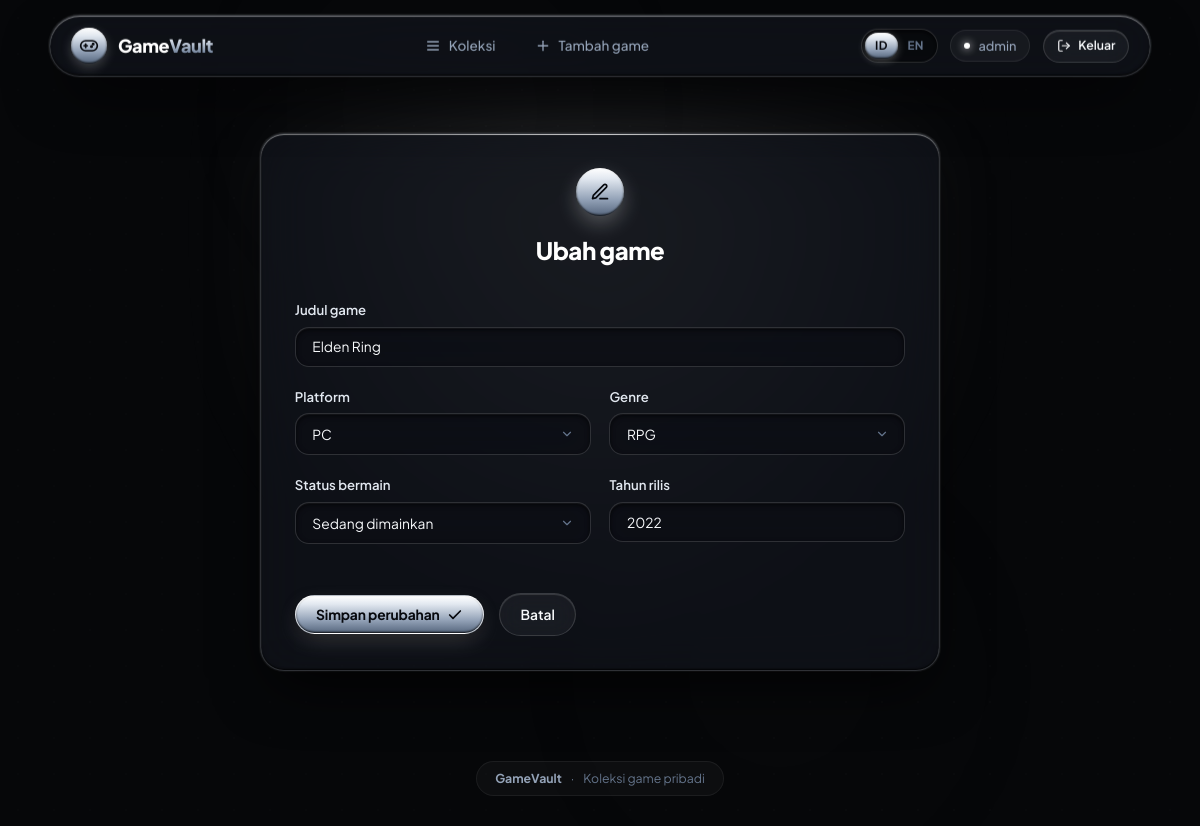
/edit.php?id=2 (signed in), run on the app's committed database.
### tables this page shows
CREATE TABLE games (
    id           INT UNSIGNED NOT NULL AUTO_INCREMENT PRIMARY KEY,
    title        VARCHAR(150) NOT NULL,
    platform     ENUM('pc','playstation','xbox','switch','mobile','other') NOT NULL,
    genre        ENUM('action','adventure','rpg','strategy','sports','racing','simulation','puzzle','horror','other') NOT NULL,
    status       ENUM('playing','completed','backlog','wishlist') NOT NULL DEFAULT 'backlog',
    release_year SMALLINT UNSIGNED NOT NULL,
    created_at   TIMESTAMP NOT NULL DEFAULT CURRENT_TIMESTAMP,
    updated_at   TIMESTAMP NOT NULL DEFAULT CURRENT_TIMESTAMP ON UPDATE CURRENT_TIMESTAMP,
    INDEX idx_status (status),
    INDEX idx_title (title)
);

### includes/bootstrap.php (called while the page is built, shortened)
<?php
require_once __DIR__ . '/../config/database.php';
function t(string $key): string
{
    return $GLOBALS['LANG'][$key] ?? $key;
}
function e(?string $value): string
{
    return htmlspecialchars((string) $value, ENT_QUOTES, 'UTF-8');
}
function platform_options(): array
{
    return ['pc', 'playstation', 'xbox', 'switch', 'mobile', 'other'];
}
function genre_options(): array
{
    return ['action', 'adventure', 'rpg', 'strategy', 'sports', 'racing', 'simulation', 'puzzle', 'horror', 'other'];
}
function status_options(): array
{
    return ['playing', 'completed', 'backlog', 'wishlist'];
}

### config/database.php (called while the page is built, shortened)
<?php
function db(): PDO
{
    static $pdo = null;
    if ($pdo === null) {
        try {
            $pdo = new PDO(
                'mysql:host=' . DB_HOST . ';dbname=' . DB_NAME . ';charset=utf8mb4',
                DB_USER,
                DB_PASS,
                [
                    PDO::ATTR_ERRMODE            => PDO::ERRMODE_EXCEPTION,
                    PDO::ATTR_DEFAULT_FETCH_MODE => PDO::FETCH_ASSOC,
                    PDO::ATTR_EMULATE_PREPARES   => false,
                ]
            );
        } catch (PDOException $e) {
            http_response_code(500);
            exit('Koneksi database gagal / Database connection failed. Periksa config/database.php');
        }
    }
    return $pdo;
}

### includes/game_form.php (the view, shortened to what this page needs)
<form method="post" class="form" novalidate>
    <div class="field <?= isset($errors['title']) ? 'has-error' : '' ?>">
        <label for="title"><?= e(t('field_title')) ?></label>
        <div class="input-wrap">
            <input type="text" id="title" name="title" maxlength="150" value="<?= e($game['title']) ?>" placeholder="e.g. Elden Ring, The Witcher 3" required>
        </div>
    </div>
    <div class="field-row">
        <div class="field <?= isset($errors['platform']) ? 'has-error' : '' ?>">
            <label for="platform"><?= e(t('field_platform')) ?></label>
            <div class="select-wrap">
                <select id="platform" name="platform" required>
                    <?php foreach (platform_options() as $p): ?>
                        <option value="<?= e($p) ?>" <?= $game['platform'] === $p ? 'selected' : '' ?>><?= e(t('platform_' . $p)) ?></option>
                    <?php endforeach; ?>
                </select>
                <svg class="select-arrow" width="14" height="14" viewBox="0 0 24 24" fill="none" stroke="currentColor" stroke-width="2" stroke-linecap="round" stroke-linejoin="round">
                    <polyline points="6 9 12 15 18 9"></polyline>
                </svg>
            </div>
        </div>
        <div class="field <?= isset($errors['genre']) ? 'has-error' : '' ?>">
            <label for="genre"><?= e(t('field_genre')) ?></label>
            <div class="select-wrap">
                <select id="genre" name="genre" required>
                    <?php foreach (genre_options() as $g): ?>
                        <option value="<?= e($g) ?>" <?= $game['genre'] === $g ? 'selected' : '' ?>><?= e(t('genre_' . $g)) ?></option>
                    <?php endforeach; ?>
                </select>
                <svg class="select-arrow" width="14" height="14" viewBox="0 0 24 24" fill="none" stroke="currentColor" stroke-width="2" stroke-linecap="round" stroke-linejoin="round">
                    <polyline points="6 9 12 15 18 9"></polyline>
                </svg>
            </div>
        </div>
    </div>
    <div class="field-row">
        <div class="field <?= isset($errors['status']) ? 'has-error' : '' ?>">
            <label for="status"><?= e(t('field_status')) ?></label>
            <div class="select-wrap">
                <select id="status" name="status" required>
                    <?php foreach (status_options() as $s): ?>
                        <option value="<?= e($s) ?>" <?= $game['status'] === $s ? 'selected' : '' ?>><?= e(t('status_' . $s)) ?></option>
                    <?php endforeach; ?>
                </select>
                <svg class="select-arrow" width="14" height="14" viewBox="0 0 24 24" fill="none" stroke="currentColor" stroke-width="2" stroke-linecap="round" stroke-linejoin="round">
                    <polyline points="6 9 12 15 18 9"></polyline>
                </svg>
            </div>
        </div>
        <div class="field <?= isset($errors['release_year']) ? 'has-error' : '' ?>">
            <label for="release_year"><?= e(t('field_year')) ?></label>
            <div class="input-wrap">
                <input type="number" id="release_year" name="release_year" value="<?= e((string) $game['release_year']) ?>" placeholder="e.g. 2024" required>
            </div>
        </div>
    </div>
    <div class="actions">
        <button type="submit" class="btn btn-primary btn-chrome">
            <span><?= e($submitLabel) ?></span>
            <svg width="16" height="16" viewBox="0 0 24 24" fill="none" stroke="currentColor" stroke-width="2.5" stroke-linecap="round" stroke-linejoin="round">
                <polyline points="20 6 9 17 4 12"></polyline>
            </svg>
        </button>
        <a class="btn btn-ghost" href="index.php"><?= e(t('cancel')) ?></a>
    </div>
</form>

### assets/style.css (style rules this page uses)
:root { --bg-void: #060709; --bg-subtle: #0c0e14; --text-primary: #f8fafc; --text-secondary: #94a3b8; --text-muted: #64748b; --text-dark: #07090e; --glass-surface: rgba(18, 21, 28, 0.68); --glass-surface-hover: rgba(26, 30, 40, 0.78); --glass-subtle: rgba(255, 255, 255, 0.04); --glass-border: rgba(255, 255, 255, 0.14); --glass-border-bright: rgba(255, 255, 255, 0.45); --glass-blur: 24px; --specular-rim: inset 0 1px 1px 0 rgba(255, 255, 255, 0.45), inset 0 -1px 2px 0 rgba(0, 0, 0, 0.8); --specular-glow: 0 0 25px -4px rgba(255, 255, 255, 0.12); --card-shadow: 0 24px 60px -15px rgba(0, 0, 0, 0.85), 0 0 1px 1px rgba(255, 255, 255, 0.08); --chrome-gradient: linear-gradient(180deg, #ffffff 0%, #e2e8f0 22%, #94a3b8 65%, #64748b 92%, #475569 100%); --chrome-gradient-hover: linear-gradient(180deg, #ffffff 0%, #f8fafc 25%, #cbd5e1 65%, #94a3b8 95%, #64748b 100%); --chrome-dark-gradient: linear-gradient(180deg, rgba(255,255,255,0.12) 0%, rgba(255,255,255,0.03) 100%); --radius-pill: 9999px; --radius-card: 24px; --radius-input: 14px; --radius-badge: 9999px; --st-playing-bg: rgba(255, 255, 255, 0.14); --st-playing-border: rgba(255, 255, 255, 0.4); --st-playing-text: #ffffff; --st-completed-bg: rgba(210, 218, 230, 0.1); --st-completed-border: rgba(210, 218, 230, 0.28); --st-completed-text: #e2e8f0; --st-backlog-bg: rgba(148, 163, 184, 0.08); --st-backlog-border: rgba(148, 163, 184, 0.22); --st-backlog-text: #cbd5e1; --st-wishlist-bg: rgba(100, 116, 139, 0.1); --st-wishlist-border: rgba(100, 116, 139, 0.22); --st-wishlist-text: #94a3b8; --danger-red: #ef4444; --danger-bg: rgba(239, 68, 68, 0.12); --danger-border: rgba(239, 68, 68, 0.3); --success-green: #10b981; --success-bg: rgba(16, 185, 129, 0.12); --success-border: rgba(16, 185, 129, 0.3); }
*, *::before, *::after { box-sizing: border-box; margin: 0; padding: 0; }
html { font-size: 15px; scroll-behavior: smooth; -webkit-font-smoothing: antialiased; -moz-osx-font-smoothing: grayscale; }
body { background-color: var(--bg-void); color: var(--text-primary); font-family: 'Plus Jakarta Sans', system-ui, -apple-system, BlinkMacSystemFont, "Segoe UI", Roboto, sans-serif; line-height: 1.6; min-height: 100vh; display: flex; flex-direction: column; position: relative; overflow-x: hidden; }
a { color: inherit; text-decoration: none; transition: all 0.25s cubic-bezier(0.16, 1, 0.3, 1); }
.btn { display: inline-flex; align-items: center; justify-content: center; gap: 0.5rem; border: 1px solid transparent; border-radius: var(--radius-pill); padding: 0.65rem 1.35rem; font-family: inherit; font-size: 0.92rem; font-weight: 600; cursor: pointer; text-decoration: none; transition: all 0.25s cubic-bezier(0.16, 1, 0.3, 1); position: relative; user-select: none; }
.btn-primary, .btn-chrome { background: var(--chrome-gradient); color: var(--text-dark); border-color: rgba(255, 255, 255, 0.6); box-shadow: var(--specular-rim), 0 8px 24px -4px rgba(255, 255, 255, 0.2), 0 4px 12px rgba(0, 0, 0, 0.5); font-weight: 700; letter-spacing: -0.01em; }
.btn-ghost { background: var(--glass-subtle); color: var(--text-primary); border: 1px solid var(--glass-border); backdrop-filter: blur(12px); box-shadow: inset 0 1px 1px rgba(255, 255, 255, 0.15); }
input[type=search], input[type=text], input[type=password], input[type=number], select { width: 100%; padding: 0.7rem 1.1rem; border-radius: var(--radius-input); border: 1px solid var(--glass-border); background: rgba(12, 14, 20, 0.75); backdrop-filter: blur(16px); color: var(--text-primary); font-family: inherit; font-size: 0.92rem; box-shadow: inset 0 2px 5px rgba(0, 0, 0, 0.6), inset 0 1px 0 rgba(255, 255, 255, 0.08); transition: all 0.25s ease; }
.form { margin-top: 1rem; }
.field { margin-bottom: 1.25rem; flex: 1; }
.field-row { display: flex; gap: 1.25rem; flex-wrap: wrap; }
.field-row .field { min-width: 200px; }
label { display: block; font-weight: 600; margin-bottom: 0.45rem; font-size: 0.88rem; color: #e2e8f0; }
.select-wrap { position: relative; display: flex; align-items: center; }
.select-wrap select { appearance: none; -webkit-appearance: none; padding-right: 2.5rem; cursor: pointer; }
.select-wrap select option { background: #0f121a; color: #ffffff; padding: 8px; }
.select-arrow { position: absolute; right: 1.1rem; color: var(--text-muted); pointer-events: none; }
.actions { display: flex; gap: 1rem; margin-top: 2rem; align-items: center; }

### data on the page
games: title "Elden Ring", platform "PC", genre "RPG", status "Sedang dimainkan", release_year "2022"

### other printed values
t('nav_collection') "Koleksi"
t('nav_add') "Tambah game"
$_SESSION['username'] "admin"
t('logout') "Keluar"
t('edit_title') "Ubah game"
t('field_title') "Judul game"
t('field_platform') "Platform"
t('field_genre') "Genre"
t('field_status') "Status bermain"
t('field_year') "Tahun rilis"
$submitLabel "Simpan perubahan"
t('cancel') "Batal"
t('footer') "Koleksi game pribadi"
